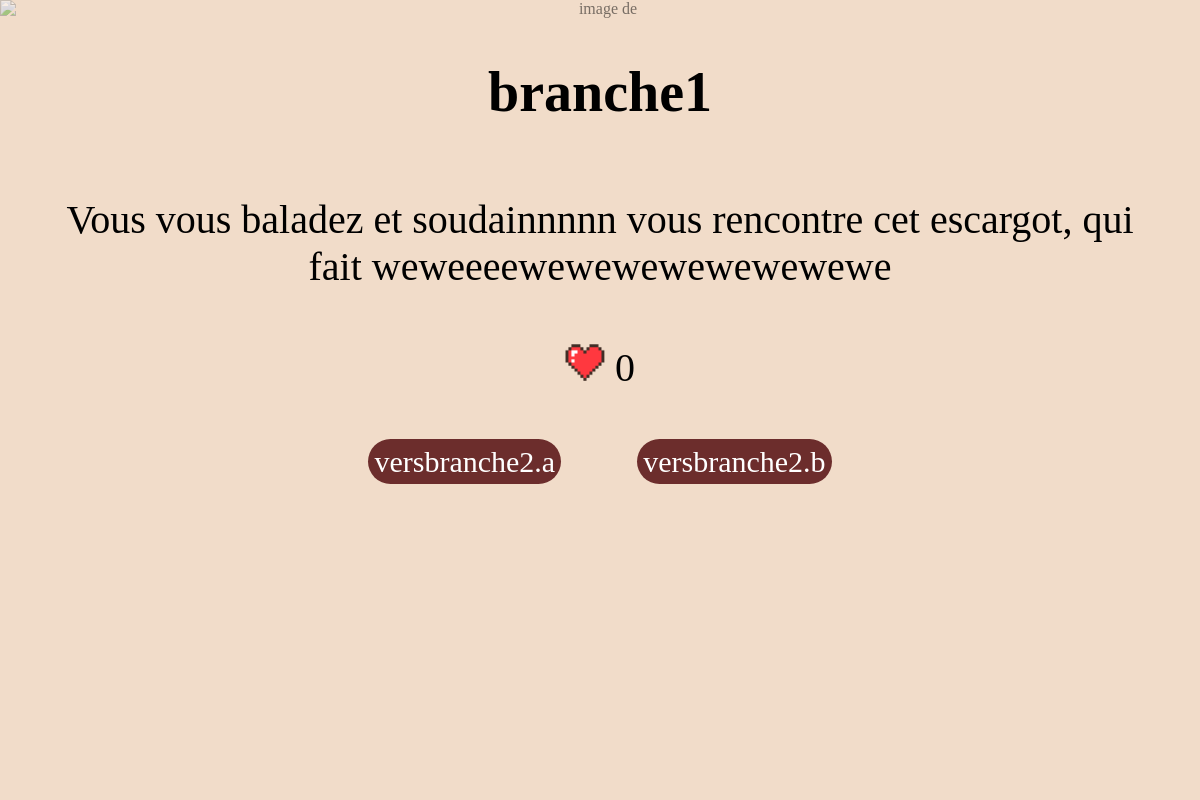
The app's page /Pourouvrirphp/JaugeVie.php?id=1 with its own data.
### tables this page shows
create table branche(
    branche_id integer not null primary key auto_increment,
    branche_titre varchar(20),
    branche_paragraphe varchar(500) DEFAULT "pararagraphe à rentrer",
    branche_image varchar(150) DEFAULT "defaultimage",
    branche_histoire_id integer,
    branche_vie integer DEFAULT 0,
    FOREIGN KEY (branche_histoire_id) references histoire(histoire_id) ON DELETE CASCADE
);

create table brancheabranche (
    brancheabranche_nombouton varchar(20) DEFAULT 'vers autre branche',
    brancheabranche_brancheactuelle_id integer,
    brancheabranche_branchesuivante_id integer,
    FOREIGN KEY (brancheabranche_brancheactuelle_id) references branche(branche_id) ON DELETE CASCADE,
    FOREIGN KEY (brancheabranche_branchesuivante_id) references branche(branche_id) ON DELETE CASCADE
);

### Pourouvrirphp/JaugeVie.php (the view, shortened to what this page needs)
<?php
require_once('../php/fonctions/connect.php');
?>
<!doctype html>
<html>
<head>
    <link href="../css/style.css" rel="stylesheet">
</head>
<body>
    <main>
        <?php if (isset($_GET['id']))
        {
            $sql="SELECT * FROM branche WHERE branche_id='$_GET[id]'";
            $res=$bdd->query($sql);
            $ligne=$res->fetch();
            $images=glob("../images/".$ligne['branche_image'].'.{jpg,png}',GLOB_BRACE);
            $nomImage = $images[0];
            $titre = $ligne['branche_titre'];
            $paragraphe=$ligne['branche_paragraphe'];
            $requeteVie="SELECT histoireEnCours_vie FROM histoireEnCours WHERE histoireEnCours_branche_id ='$_GET[id]'";
            $res=$bdd->query($requeteVie);
            $ligne=$res->fetch();
            if ($ligne['branche_id']!=2){
                $vie=$ligne['histoireEnCours_vie'] - $ligne['branche_vie'];
            }
            $sql = "UPDATE histoireEnCours
                SET histoireEnCours_vie='$vie'
                WHERE histoireEnCours_branche_id ='$_GET[id]'";
                $bdd->query($sql);
          ?>
            <img class="FondBranche" src="<?= $nomImage ?>" alt="image de <?= $nomImage ?>">
            <h2><?=$titre?></h2>
            <br><br><br><br><br>
            <p><?=$paragraphe?></p>
            <br><br><br>
            <p>
            <img class="pv" src="../image/vie.png" alt="image coeur">
            <?=$vie?></p>
            <br><br><br>
            <?php
        $sql = "SELECT * FROM brancheabranche WHERE brancheabranche_brancheactuelle_id ='$_GET[id]'";
        $res = $bdd->query($sql);
        while ($ligne = $res->fetch()) {
        ?>
            <a class="bouton choix" href="branche.php?id=<?= $ligne['brancheabranche_branchesuivante_id'] ?>" > <?= $ligne['brancheabranche_nombouton'] ?></a>
            <?php
        }
        }
        ?>
    </main>
</body>
</html>

### css/style.css (style rules this page uses)
* { margin: 0; padding: 0; }
body { background-color:#F1DCC9; }
.bouton { font-size: 2.5vw ; background-color:#6C2D2C ; color:white; border-radius: 2.5vw; padding:0.5vw; text-decoration: none; z-index: 2; display:inline; }
.FondBranche { z-index: -1; opacity:0.5; position:absolute; top:50%; left:50%; width:100%; height:100%; margin-left: -50%; margin-top: -50vh; }
.choix { margin:3vw; }
main { margin:5vw; text-align: center; }
h2 { font-size: 3.5em; display: inline; }
a { color:#42313a; }
p { font-size: 2.5em; }
.pv { max-width: 1em; height: auto }

### records on screen
branche: branche_titre "branche1", branche_paragraphe "Vous vous baladez et soudainnnnn vous rencontre cet escargot, qui fait weweeeewewewewewewewewe"
brancheabranche: brancheabranche_nombouton "versbranche2.a"
brancheabranche: brancheabranche_nombouton "versbranche2.b"

### other values on screen
$vie "0"
